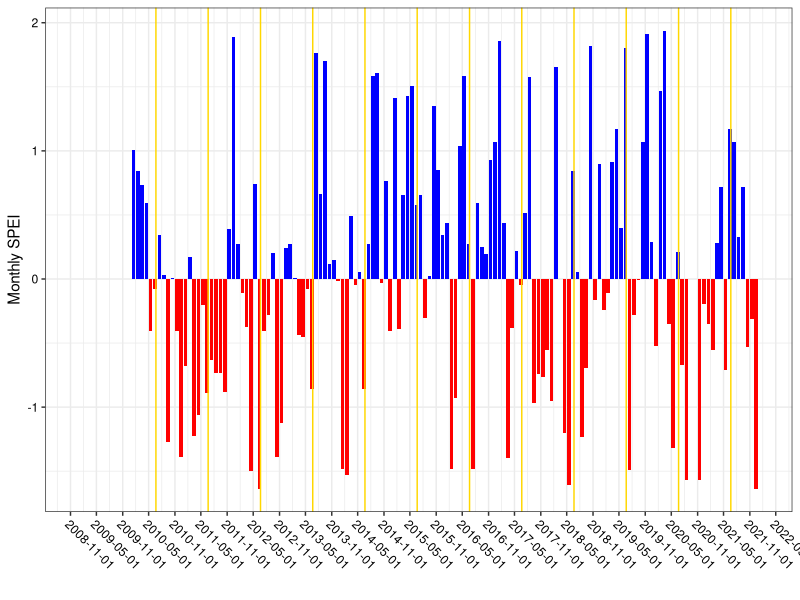

R code for this plot: (Note: this script raises an error after producing the figure.)
library(tidyverse)
library(patchwork)

#----------------------------------------------

scan_spei_and_weather_data = read_csv('./data/scan_spei_and_weather.csv')
soil_moisture_monthly_average = read_csv('./data/scan_monthly_soil_moisture.csv')


solstice_dates = tibble(solstice = as.Date(paste(2010:2021, '-06-21', sep = '')))

#----------------------------------------------
spei_fig = ggplot(scan_spei_and_weather_data, aes(x=month_date, y=spei)) +
  geom_col(aes(fill=spei<0)) +
  geom_vline(data=solstice_dates, aes(xintercept=solstice), color='gold') + 
  scale_fill_manual(values=c('blue','red')) + 
  scale_x_date(date_breaks = '6 month', limits = as.Date(c('2009-01-01','2021-12-31'))) +
  theme_bw() + 
  theme(axis.text = element_text(color='black'),
        axis.text.x = element_text(angle = -45, hjust=0),
        legend.position = 'none') +
  labs(y='Monthly SPEI', x='')

#----------------------------------------------
# soil moisture as a heatmap/timeseries

get_profile_soil_moisture_figure = function(this_profile=1){
  soil_moisture_monthly_average %>%
    filter(profile==this_profile) %>%
  ggplot(aes(x=month_date, y=as.factor(depth), fill=avg_soil_moisture_change)) + 
    geom_tile(height=0.8, width=25) + 
    geom_vline(data=solstice_dates, aes(xintercept=solstice), color='gold') + 
    scale_fill_gradient2(low='firebrick', mid='lightyellow', high='darkgreen',limits=c(-10,10),midpoint=0, na.value='white') + 
    #scale_fill_viridis_c(option='D', na.value='white') + 
    scale_x_date(date_breaks = '6 month', limits = as.Date(c('2009-01-01','2021-12-31'))) + 
    facet_wrap(~profile, scale='free', ncol=1, strip.position = 'right', labeller = label_both) +
    theme_bw() + 
    theme(axis.text = element_text(color='black'),
          axis.text.x = element_text(angle = -45, hjust=0)) +
    labs(fill='Monthly change in\nsoil moisture %', y='Depth', x='')
}

soil_moisture_fig1 = get_profile_soil_moisture_figure(1)
soil_moisture_fig2 = get_profile_soil_moisture_figure(2)
soil_moisture_fig3 = get_profile_soil_moisture_figure(3)


# all figures together
main_figure1 = spei_fig + soil_moisture_fig1 + soil_moisture_fig2 + soil_moisture_fig3 + plot_layout(ncol=1)

ggsave('./scan_soil_moisture_and_spei_timeseries.png', main_figure1, dpi=300, width=30, height=25, units='cm')


#----------------------------------------------
# scatter splot of spei x soil moisture

all_data = soil_moisture_monthly_average %>%
  left_join(scan_spei_and_weather_data, by=c('year','month','month_date')) %>%
  mutate(depth = fct_rev(as_factor(depth)))

main_figure2 = ggplot(all_data, aes(x=spei, y=avg_soil_moisture_change)) + 
  geom_point() +
  geom_hline(yintercept = 0, color='red') + 
  facet_grid(depth~profile, label=label_both) +
  theme_bw(15) +
  labs(x='Monthly SPEI', y='Monthly change in soil moisture %')

ggsave('./scan_soil_moisture_and_spei_scatterplot.png', main_figure2, dpi=300, width=20, height=20, units='cm')


